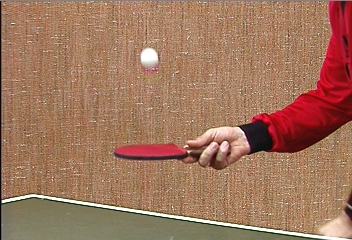
%> input picture Lab3/pingpong/0000.jpeg, 352 x 240 px
$ octave harris_corner_detector_demo.m   (GNU Octave 9; MATLAB toolbox functions it lacks are replaced by stand-ins)
%> lines starting %> are read from the running program, lines starting %| are printed output that depends on the picture
### Lab3/harris_corner_detector.m
function [ myHarris ] = harris_corner_detector(image, sigma, thres, window_N, rotate)
%> called with image = 'pingpong/0000.jpeg', sigma = 2, thres = 35000, window_N = 10, rotate = false
%HARRIS_CORNER_DETECTOR creates a cornerness matrix H
%  myHarris = harris_corner_detector(image, sigma, thres, window_N, rotate)
%  harris_corner_detector('person_toy/00000001.jpg', 3, 16000, 14, false);
%
%   - ARGUMENTS
%     image      Path to the image
%     sigma      Standard deviation of the gaussian
%     threshold  Which values can be seen as corners
%     window_N   size of the nonmax suppression window
%     rotate     boolean about whether the image should be rotated
%
%   - OUTPUT
%     myHarrs  A matrix of size [h,w], holding the cornerness value of
%     each pixel.

% 1) Read image and rotate if needed
orig_img = imread(image);
%> orig_img is the input picture: size 240x352x3 uint8; mean R, G, B 160.4, 117.6, 93.3
if rotate
    orig_img = imrotate(orig_img,360*rand());
end
I = rgb2gray(orig_img);

% 2) Calculating the gaussian kernel
half_wid = (sigma * 3 - 1)/2;
[dx, dy] = meshgrid(-half_wid:half_wid, -half_wid:half_wid);
Gxy = fspecial('gaussian', half_wid*2+1, sigma);
Gx = (dx .* Gxy);
Gy = (dy .* Gxy);

% 3) Compute x and y derivatives of image
Ix = conv2(I, Gx, 'same');
Iy = conv2(I, Gy, 'same');

% 4) Show computed image of derivatives Ix and Iy
figure, imshow(Ix), title('image derivatives Ix')
figure, imshow(Iy), title('image derivatives Iy')

% 5) Compute the sums of the products of derivatives at each pixel
Ix2 = conv2(Ix .^ 2, Gxy, 'same');
Iy2 = conv2(Iy .^ 2, Gxy, 'same');
Ixy = conv2(Ix .* Iy, Gxy, 'same');

% 6) Define the matrix H for each pixel
myHarris = (Ix2.*Iy2 - Ixy.^2) - 0.04*(Ix2 + Iy2).^2;

% 7) Changing values below threshold to zero
thresholded_harris = myHarris;
thresholded_harris(myHarris<thres) = 0;
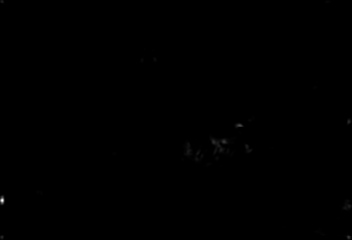
%> thresholded_harris: size 240x352 double; min 0, max 8627251.1, mean 6058.6; drawn with min black and max white

% 8) Compute nonmax suppression
window = true(window_N);
window(ceil(window_N/2),ceil(window_N/2)) = 0;
output = thresholded_harris > imdilate(thresholded_harris, window);
%> output: size 240x352 logical; 0.04% white in thin lines or dots
[y, x] = find(output == 1);
%> y = 34 values from 2 to 238; x = 34 values from 3 to 350

% 9) Show original image with corner points
figure, imshow(orig_img);
hold on; % Prevent image from being blown away.
plot(x,y,'y+', 'MarkerSize', 10);
title('original image with corner points')
end

### Lab3/harris_corner_detector_demo.m
%% Harris Corner Detector on pingpong/00000001.jpg image
close all; clear; clc;
harris_corner_detector('pingpong/0000.jpeg', 2, 35000, 10, false);
%> figure, not shown here; its title reads 'original image with corner points'

%% Harris Corner Detector on person_toy/00000001.jpg image without rotation
harris_corner_detector('person_toy/00000001.jpg', 3, 16000, 14, false);
%> call 2 of harris_corner_detector, with image = 'person_toy/00000001.jpg', sigma = 3, thres = 16000, window_N = 14, rotate = false
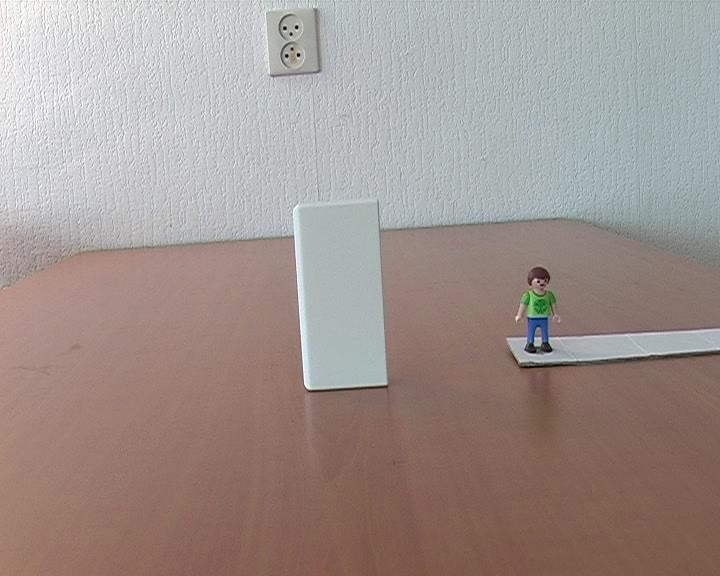
%> input picture Lab3/person_toy/00000001.jpg, 720 x 576 px
%> in harris_corner_detector, orig_img is the input picture: size 576x720x3 uint8; mean R, G, B 160.2, 147.3, 142.8
%> in harris_corner_detector (call 2), `output = thresholded_harris > imdilate(thresholded_harris, window);`:
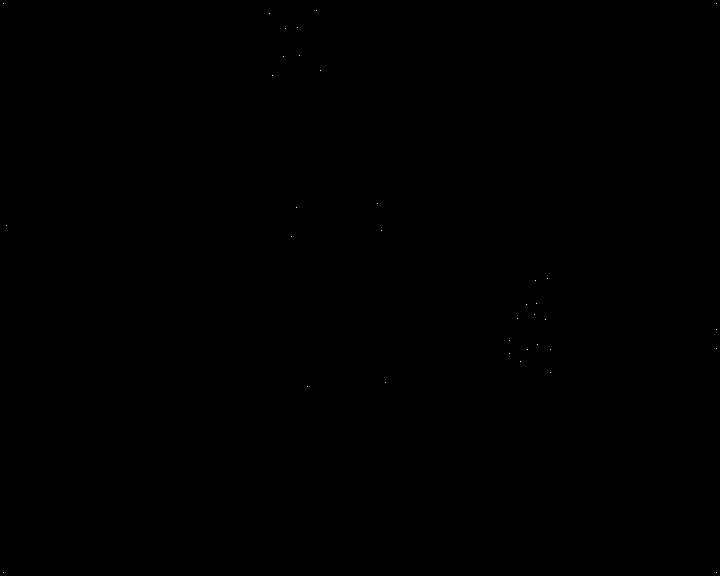
%> output: size 576x720 logical; 0.01% white in thin lines or dots
%> in harris_corner_detector (call 2), `[y, x] = find(output == 1);`: y = 35 values from 4 to 573; x = 35 values from 4 to 717
%> figure, not shown here; its title reads 'original image with corner points'

%% Harris Corner Detector on person_toy/00000001.jpg image with rotation
harris_corner_detector('person_toy/00000001.jpg', 3, 16000, 14, true);
%> call 3 of harris_corner_detector, with image = 'person_toy/00000001.jpg', sigma = 3, thres = 16000, window_N = 14, rotate = true
%> in harris_corner_detector (call 3), `Ixy = conv2(Ix .* Iy, Gxy, 'same');`:
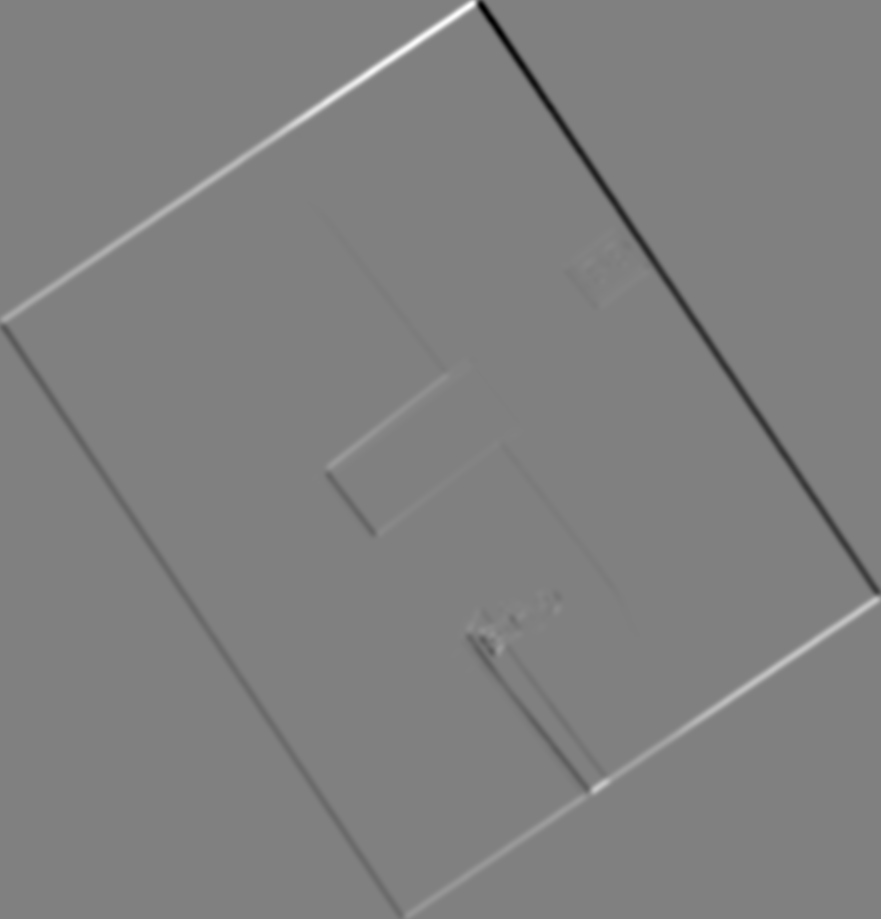
%> Ixy: size 919x881 double; min -12318.1, max 12108.8, mean -16.1; drawn with min black and max white
%> in harris_corner_detector (call 3), `myHarris = (Ix2.*Iy2 - Ixy.^2) - 0.04*(Ix2 + Iy2).^2;`:
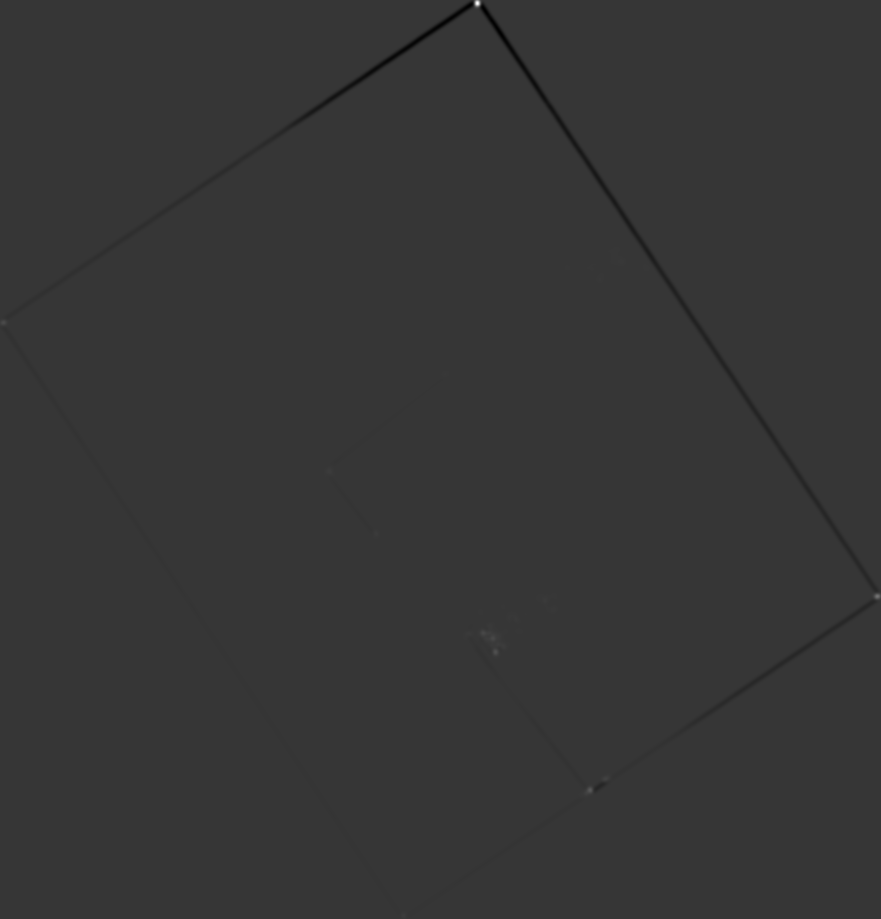
%> myHarris: size 919x881 double; min -28622073.2, max 104972756.1, mean -110556; drawn with min black and max white
%> in harris_corner_detector (call 3), `output = thresholded_harris > imdilate(thresholded_harris, window);`:
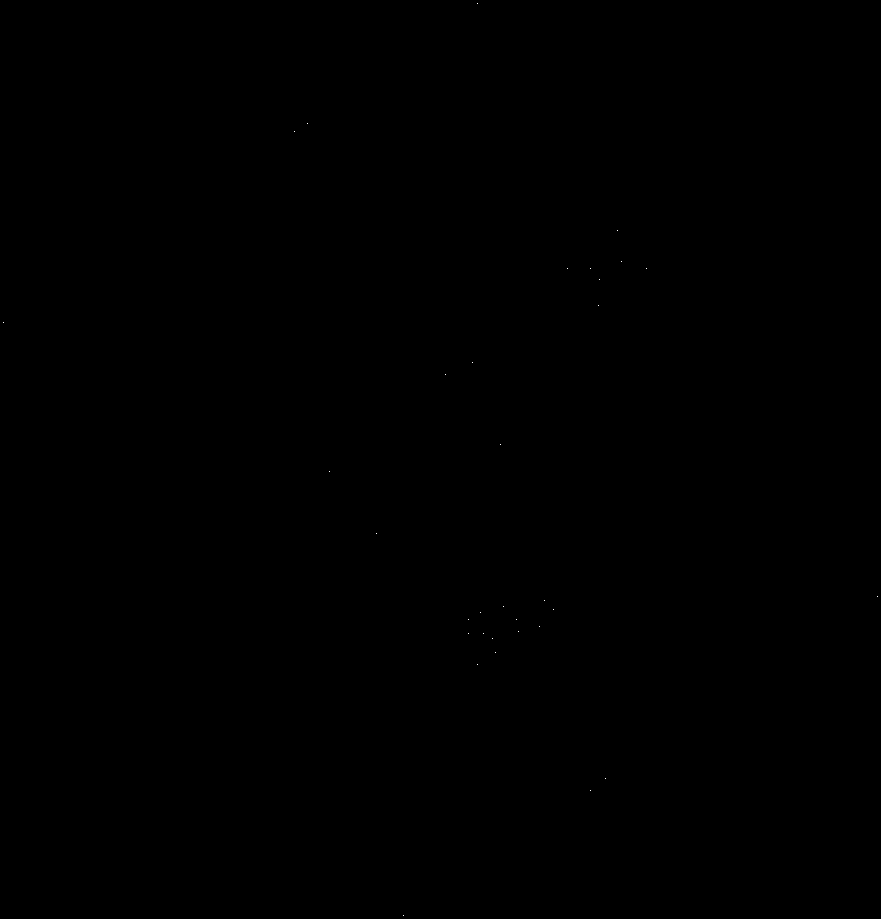
%> output: size 919x881 logical; 0% white in thin lines or dots
%> in harris_corner_detector (call 3), `[y, x] = find(output == 1);`: y = 33 values from 4 to 916; x = 33 values from 4 to 878
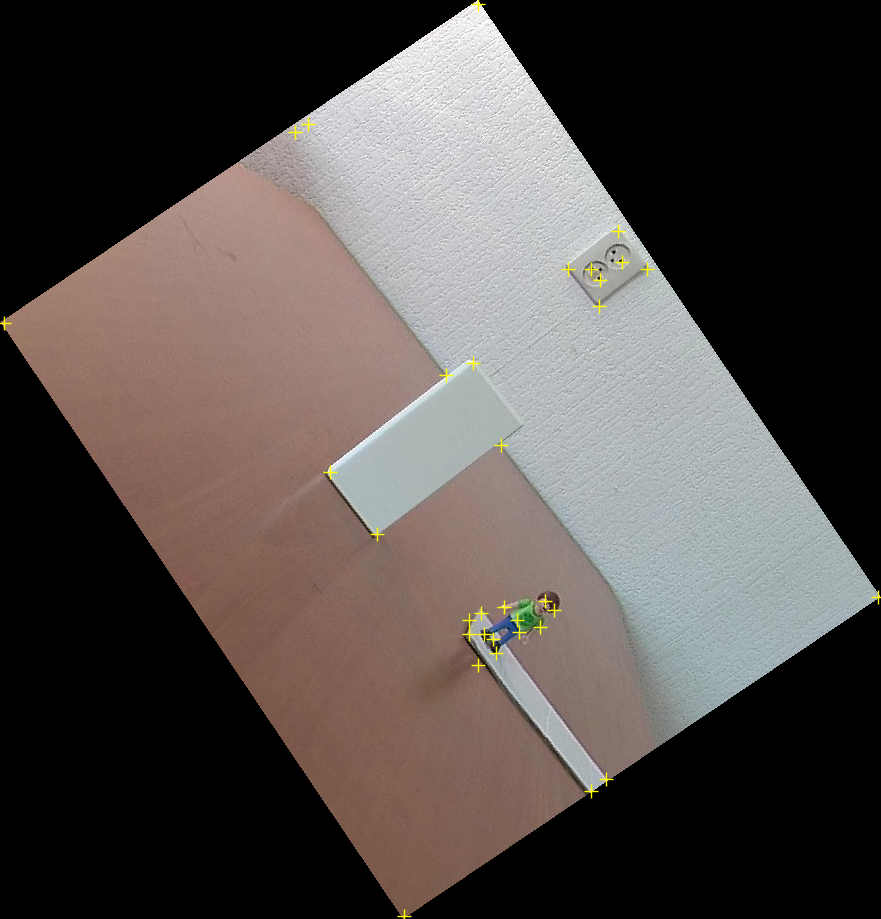
%> figure redrawn from the program's plot data; its title reads 'original image with corner points'
